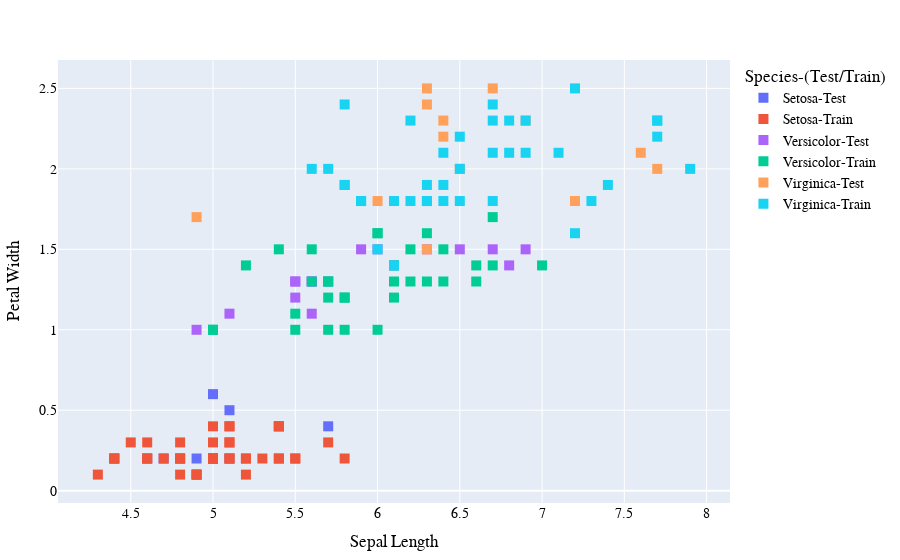

Notebook code cell kept with this figure:
### Markdown cell above
## Test/Train Classification Visualization with a Scatter Plot
Instead of using shapes to distiguished betwen testing and training, we will be using colors.
Using Julia's "dot notation", one can contruct a string arrary made that labels all the instances of our training data.
Instead of `scatter`, the `Plot` constructor is used.
This has the convinience of automatically coloring our categories. Since we have three class and test/train parts, that makes six difference categories to plot.

**Note:** With `Plot` objects, one can manually change aspects of the plot. This was done with the legend title.

### Code cell
using DataFrames, MLJBase, Random, PlotlyJS

function display_multiclass_scatter_plot()
    Random.seed!(42) # for reproducibility
    df = DataFrame(dataset("iris"))
    
    train, test = partition(1:nrows(df), 0.7; shuffle=true)
    
    testortrain(x) = x in test ? "Test" : "Train"
    DataFrames.insertcols!(df, :species_tt => (uppercasefirst.(df.species) .* '-' .* testortrain.(1:nrows(df))))
    
    layout = Layout(xaxis_title="Sepal Length", yaxis_title="Petal Width",
                    font=attr(family="Veranda", size=14,color="Black"))
    
    out_plot = Plot(df,layout; x=:sepal_length, y=:petal_width, mode="markers", color=:species_tt,
                               marker=attr(symbol="square", size=10))
    out_plot.layout["legend"][:title][:text] = "Species-(Test/Train)"
    
    out_plot
end

display_multiclass_scatter_plot()

### Figure 1 — Plotly figure (JSON) as saved in the notebook; plotly's stock layout.template omitted (floating-point values rounded to 4 significant figures)
{"data": [{"legendgroup": "Setosa-Test", "marker": {"color": "#636efa", "size": 10, "symbol": "square"}, "mode": "markers", "name": "Setosa-Test", "showlegend": true, "type": "scatter", "x": [5.1, 4.9, 4.7, 4.6, 5, 4.4, 5.4, 4.8, 5.7, 5.1, 4.8, 4.9, 4.4, 5, 5], "xaxis": "x", "y": [0.2, 0.2, 0.2, 0.2, 0.2, 0.2, 0.2, 0.2, 0.4, 0.5, 0.2, 0.1, 0.2, 0.6, 0.2], "yaxis": "y"}, {"legendgroup": "Setosa-Train", "marker": {"color": "#EF553B", "size": 10, "symbol": "square"}, "mode": "markers", "name": "Setosa-Train", "showlegend": true, "type": "scatter", "x": [5, 5.4, 4.6, 4.9, 4.8, 4.3, 5.8, 5.4, 5.1, 5.7, 5.1, 5.4, 5.1, 4.6, 5, 5, 5.2, 5.2, 4.7, 4.8, 5.4, 5.2, 5.5, 4.9, 5, 5.5, 4.4, 5.1, 5, 4.5, 5.1, 4.8, 5.1, 4.6, 5.3], "xaxis": "x", "y": [0.2, 0.4, 0.3, 0.1, 0.1, 0.1, 0.2, 0.4, 0.3, 0.3, 0.3, 0.2, 0.4, 0.2, 0.2, 0.4, 0.2, 0.2, 0.2, 0.2, 0.4, 0.1, 0.2, 0.1, 0.2, 0.2, 0.2, 0.2, 0.3, 0.3, 0.4, 0.3, 0.2, 0.2, 0.2], "yaxis": "y"}, {"legendgroup": "Versicolor-Test", "marker": {"color": "#ab63fa", "size": 10, "symbol": "square"}, "mode": "markers", "name": "Versicolor-Test", "showlegend": true, "type": "scatter", "x": [6.9, 5.5, 6.5, 4.9, 5.9, 5.6, 5.6, 6.3, 6.8, 6, 6.7, 5.6, 5.5, 5.5, 6.1, 5.1, 5.7], "xaxis": "x", "y": [1.5, 1.3, 1.5, 1, 1.5, 1.3, 1.1, 1.5, 1.4, 1.5, 1.5, 1.3, 1.3, 1.2, 1.4, 1.1, 1.3], "yaxis": "y"}, {"legendgroup": "Versicolor-Train", "marker": {"color": "#00cc96", "size": 10, "symbol": "square"}, "mode": "markers", "name": "Versicolor-Train", "showlegend": true, "type": "scatter", "x": [7, 6.4, 5.7, 6.3, 6.6, 5.2, 5, 6, 6.1, 6.7, 5.6, 5.8, 6.2, 5.9, 6.1, 6.1, 6.4, 6.6, 6.7, 5.7, 5.5, 5.5, 5.8, 6, 5.4, 6, 6.3, 5.8, 5, 5.6, 5.7, 5.7, 6.2], "xaxis": "x", "y": [1.4, 1.5, 1.3, 1.6, 1.3, 1.4, 1, 1, 1.4, 1.4, 1.5, 1, 1.5, 1.8, 1.3, 1.2, 1.3, 1.4, 1.7, 1, 1.1, 1, 1.2, 1.6, 1.5, 1.6, 1.3, 1.2, 1, 1.3, 1.2, 1.3, 1.3], "yaxis": "y"}, {"legendgroup": "Virginica-Test", "marker": {"color": "#FFA15A", "size": 10, "symbol": "square"}, "mode": "markers", "name": "Virginica-Test", "showlegend": true, "type": "scatter", "x": [6.3, 7.6, 4.9, 6.4, 7.7, 7.2, 6.4, 6.3, 6.3, 6, 6.9, 6.7, 6.5], "xaxis": "x", "y": [2.5, 2.1, 1.7, 2.3, 2, 1.8, 2.2, 1.5, 2.4, 1.8, 2.3, 2.5, 2], "yaxis": "y"}, {"legendgroup": "Virginica-Train", "marker": {"color": "#19d3f3", "size": 10, "symbol": "square"}, "mode": "markers", "name": "Virginica-Train", "showlegend": true, "type": "scatter", "x": [5.8, 7.1, 6.3, 6.5, 7.3, 6.7, 7.2, 6.5, 6.4, 6.8, 5.7, 5.8, 6.5, 7.7, 7.7, 6, 6.9, 5.6, 6.3, 6.7, 6.2, 6.1, 6.4, 7.2, 7.4, 7.9, 6.1, 7.7, 6.4, 6.9, 6.7, 5.8, 6.8, 6.7, 6.3, 6.2, 5.9], "xaxis": "x", "y": [1.9, 2.1, 1.8, 2.2, 1.8, 1.8, 2.5, 2, 1.9, 2.1, 2, 2.4, 1.8, 2.2, 2.3, 1.5, 2.3, 2, 1.8, 2.1, 1.8, 1.8, 2.1, 1.6, 1.9, 2, 1.4, 2.3, 1.8, 2.1, 2.4, 1.9, 2.3, 2.3, 1.9, 2.3, 1.8], "yaxis": "y"}], "layout": {"font": {"color": "Black", "family": "Veranda", "size": 14}, "legend": {"title": {"text": "Species-(Test/Train)"}, "tracegroupgap": 0}, "margin": {"b": 50, "l": 50, "r": 50, "t": 60}, "xaxis": {"title": {"text": "Sepal Length"}}, "yaxis": {"title": {"text": "Petal Width"}}}}
